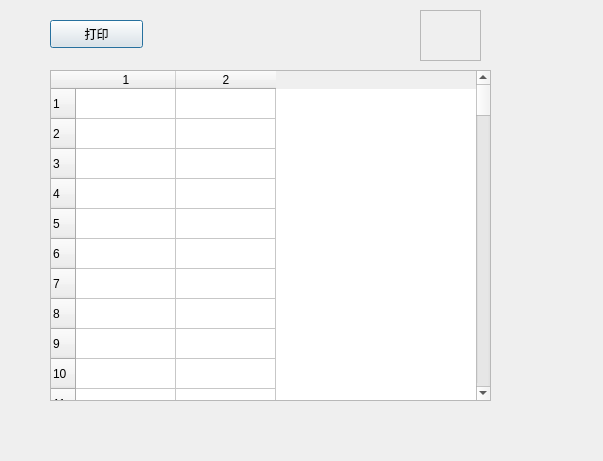
<?xml version="1.0" encoding="UTF-8"?>
<ui version="4.0">
 <class>Rank</class>
 <widget class="QDialog" name="Rank">
  <property name="geometry">
   <rect>
    <x>0</x>
    <y>0</y>
    <width>603</width>
    <height>461</height>
   </rect>
  </property>
  <property name="windowTitle">
   <string>Dialog</string>
  </property>
  <widget class="QTableWidget" name="tb_Rank">
   <property name="geometry">
    <rect>
     <x>50</x>
     <y>70</y>
     <width>441</width>
     <height>331</height>
    </rect>
   </property>
   <property name="rowCount">
    <number>100</number>
   </property>
   <property name="columnCount">
    <number>2</number>
   </property>
   <row/>
   <row/>
   <row/>
   <row/>
   <row/>
   <row/>
   <row/>
   <row/>
   <row/>
   <row/>
   <row/>
   <row/>
   <row/>
   <row/>
   <row/>
   <row/>
   <row/>
   <row/>
   <row/>
   <row/>
   <row/>
   <row/>
   <row/>
   <row/>
   <row/>
   <row/>
   <row/>
   <row/>
   <row/>
   <row/>
   <row/>
   <row/>
   <row/>
   <row/>
   <row/>
   <row/>
   <row/>
   <row/>
   <row/>
   <row/>
   <row/>
   <row/>
   <row/>
   <row/>
   <row/>
   <row/>
   <row/>
   <row/>
   <row/>
   <row/>
   <row/>
   <row/>
   <row/>
   <row/>
   <row/>
   <row/>
   <row/>
   <row/>
   <row/>
   <row/>
   <row/>
   <row/>
   <row/>
   <row/>
   <row/>
   <row/>
   <row/>
   <row/>
   <row/>
   <row/>
   <row/>
   <row/>
   <row/>
   <row/>
   <row/>
   <row/>
   <row/>
   <row/>
   <row/>
   <row/>
   <row/>
   <row/>
   <row/>
   <row/>
   <row/>
   <row/>
   <row/>
   <row/>
   <row/>
   <row/>
   <row/>
   <row/>
   <row/>
   <row/>
   <row/>
   <row/>
   <row/>
   <row/>
   <row/>
   <row/>
   <column/>
   <column/>
  </widget>
  <widget class="QPushButton" name="btn_Pin">
   <property name="geometry">
    <rect>
     <x>50</x>
     <y>20</y>
     <width>93</width>
     <height>28</height>
    </rect>
   </property>
   <property name="text">
    <string>打印</string>
   </property>
  </widget>
  <widget class="QLabel" name="label">
   <property name="geometry">
    <rect>
     <x>420</x>
     <y>10</y>
     <width>61</width>
     <height>51</height>
    </rect>
   </property>
   <property name="autoFillBackground">
    <bool>false</bool>
   </property>
   <property name="styleSheet">
    <string notr="true">image: url(:/pic/seu.png);</string>
   </property>
   <property name="frameShape">
    <enum>QFrame::StyledPanel</enum>
   </property>
   <property name="text">
    <string/>
   </property>
   <property name="scaledContents">
    <bool>false</bool>
   </property>
  </widget>
 </widget>
 <resources/>
 <connections/>
</ui>
